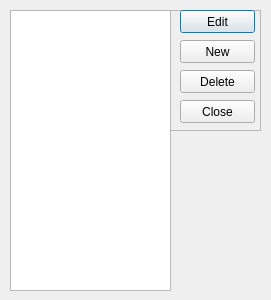
<?xml version="1.0" encoding="UTF-8"?>
<ui version="4.0">
 <class>PriorityList</class>
 <widget class="QDialog" name="PriorityList">
  <property name="geometry">
   <rect>
    <x>0</x>
    <y>0</y>
    <width>271</width>
    <height>300</height>
   </rect>
  </property>
  <property name="windowTitle">
   <string>Dialog</string>
  </property>
  <property name="windowIcon">
   <iconset resource="resources.qrc">
    <normaloff>:/rsc/appicon.png</normaloff>:/rsc/appicon.png</iconset>
  </property>
  <widget class="QFrame" name="frame">
   <property name="geometry">
    <rect>
     <x>10</x>
     <y>10</y>
     <width>161</width>
     <height>281</height>
    </rect>
   </property>
   <property name="frameShape">
    <enum>QFrame::StyledPanel</enum>
   </property>
   <property name="frameShadow">
    <enum>QFrame::Raised</enum>
   </property>
   <widget class="QListWidget" name="listWidget">
    <property name="geometry">
     <rect>
      <x>0</x>
      <y>0</y>
      <width>161</width>
      <height>281</height>
     </rect>
    </property>
   </widget>
  </widget>
  <widget class="QFrame" name="frame_2">
   <property name="geometry">
    <rect>
     <x>170</x>
     <y>10</y>
     <width>91</width>
     <height>121</height>
    </rect>
   </property>
   <property name="frameShape">
    <enum>QFrame::StyledPanel</enum>
   </property>
   <property name="frameShadow">
    <enum>QFrame::Raised</enum>
   </property>
   <widget class="QPushButton" name="pushButton">
    <property name="geometry">
     <rect>
      <x>10</x>
      <y>0</y>
      <width>75</width>
      <height>23</height>
     </rect>
    </property>
    <property name="text">
     <string>Edit</string>
    </property>
   </widget>
   <widget class="QPushButton" name="pushButton_2">
    <property name="geometry">
     <rect>
      <x>10</x>
      <y>30</y>
      <width>75</width>
      <height>23</height>
     </rect>
    </property>
    <property name="text">
     <string>New</string>
    </property>
   </widget>
   <widget class="QPushButton" name="pushButton_3">
    <property name="geometry">
     <rect>
      <x>10</x>
      <y>60</y>
      <width>75</width>
      <height>23</height>
     </rect>
    </property>
    <property name="text">
     <string>Delete</string>
    </property>
   </widget>
   <widget class="QPushButton" name="pushButton_4">
    <property name="geometry">
     <rect>
      <x>10</x>
      <y>90</y>
      <width>75</width>
      <height>23</height>
     </rect>
    </property>
    <property name="text">
     <string>Close</string>
    </property>
   </widget>
  </widget>
 </widget>
 <resources>
  <include location="resources.qrc"/>
 </resources>
 <connections/>
</ui>
